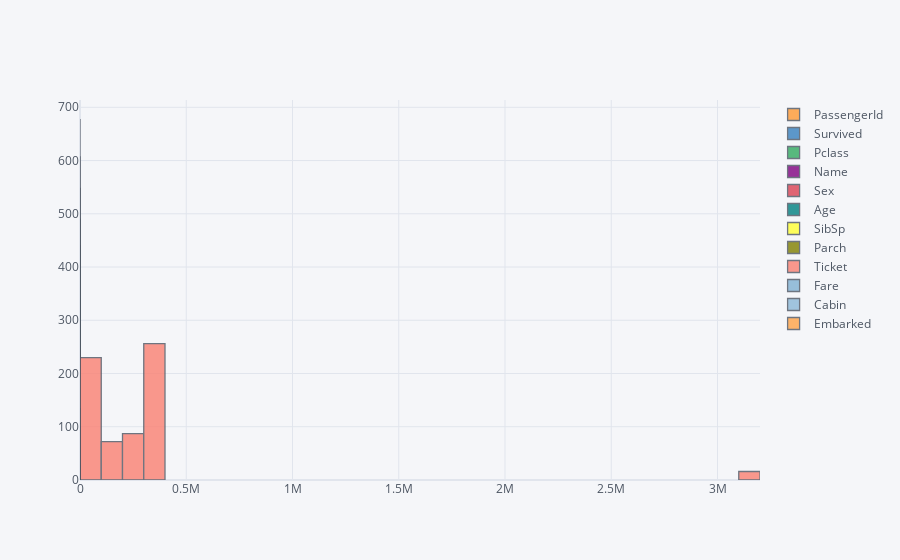

Write notebook code for a chart like this one.
### Code cell
#question 2
df.iplot(kind = "hist", x = "Age", y = "Sex")

### Figure 1 — Plotly figure (JSON) as saved in the notebook; plotly's stock layout.template omitted (floating-point values rounded to 4 significant figures; data arrays with more than 128 entries replaced by an {"elided": "..."} marker saying what was removed)
{"data": [{"histfunc": "count", "histnorm": "", "marker": {"color": "rgba(255, 153, 51, 1.0)", "line": {"color": "#4D5663", "width": 1.3}}, "name": "PassengerId", "opacity": 0.8, "orientation": "v", "type": "histogram", "x": {"elided": "891 int values"}}, {"histfunc": "count", "histnorm": "", "marker": {"color": "rgba(55, 128, 191, 1.0)", "line": {"color": "#4D5663", "width": 1.3}}, "name": "Survived", "opacity": 0.8, "orientation": "v", "type": "histogram", "x": {"elided": "891 int values"}}, {"histfunc": "count", "histnorm": "", "marker": {"color": "rgba(50, 171, 96, 1.0)", "line": {"color": "#4D5663", "width": 1.3}}, "name": "Pclass", "opacity": 0.8, "orientation": "v", "type": "histogram", "x": {"elided": "891 int values"}}, {"histfunc": "count", "histnorm": "", "marker": {"color": "rgba(128, 0, 128, 1.0)", "line": {"color": "#4D5663", "width": 1.3}}, "name": "Name", "opacity": 0.8, "orientation": "v", "type": "histogram", "x": {"elided": "891 str values"}}, {"histfunc": "count", "histnorm": "", "marker": {"color": "rgba(219, 64, 82, 1.0)", "line": {"color": "#4D5663", "width": 1.3}}, "name": "Sex", "opacity": 0.8, "orientation": "v", "type": "histogram", "x": {"elided": "891 str values"}}, {"histfunc": "count", "histnorm": "", "marker": {"color": "rgba(0, 128, 128, 1.0)", "line": {"color": "#4D5663", "width": 1.3}}, "name": "Age", "opacity": 0.8, "orientation": "v", "type": "histogram", "x": {"elided": "891 float values"}}, {"histfunc": "count", "histnorm": "", "marker": {"color": "rgba(255, 255, 51, 1.0)", "line": {"color": "#4D5663", "width": 1.3}}, "name": "SibSp", "opacity": 0.8, "orientation": "v", "type": "histogram", "x": {"elided": "891 int values"}}, {"histfunc": "count", "histnorm": "", "marker": {"color": "rgba(128, 128, 0, 1.0)", "line": {"color": "#4D5663", "width": 1.3}}, "name": "Parch", "opacity": 0.8, "orientation": "v", "type": "histogram", "x": {"elided": "891 int values"}}, {"histfunc": "count", "histnorm": "", "marker": {"color": "rgba(251, 128, 114, 1.0)", "line": {"color": "#4D5663", "width": 1.3}}, "name": "Ticket", "opacity": 0.8, "orientation": "v", "type": "histogram", "x": {"elided": "891 str values"}}, {"histfunc": "count", "histnorm": "", "marker": {"color": "rgba(128, 177, 211, 1.0)", "line": {"color": "#4D5663", "width": 1.3}}, "name": "Fare", "opacity": 0.8, "orientation": "v", "type": "histogram", "x": {"elided": "891 float values"}}, {"histfunc": "count", "histnorm": "", "marker": {"color": "rgba(128, 177, 211, 0.8999999999999999)", "line": {"color": "#4D5663", "width": 1.3}}, "name": "Cabin", "opacity": 0.8, "orientation": "v", "type": "histogram", "x": {"elided": "891 str values"}}, {"histfunc": "count", "histnorm": "", "marker": {"color": "rgba(255, 153, 51, 0.8999999999999999)", "line": {"color": "#4D5663", "width": 1.3}}, "name": "Embarked", "opacity": 0.8, "orientation": "v", "type": "histogram", "x": {"elided": "891 str values"}}], "layout": {"barmode": "overlay", "legend": {"bgcolor": "#F5F6F9", "font": {"color": "#4D5663"}}, "paper_bgcolor": "#F5F6F9", "plot_bgcolor": "#F5F6F9", "title": {"font": {"color": "#4D5663"}}, "xaxis": {"gridcolor": "#E1E5ED", "showgrid": true, "tickfont": {"color": "#4D5663"}, "title": {"font": {"color": "#4D5663"}, "text": ""}, "zerolinecolor": "#E1E5ED"}, "yaxis": {"gridcolor": "#E1E5ED", "showgrid": true, "tickfont": {"color": "#4D5663"}, "title": {"font": {"color": "#4D5663"}, "text": ""}, "zerolinecolor": "#E1E5ED"}}}
